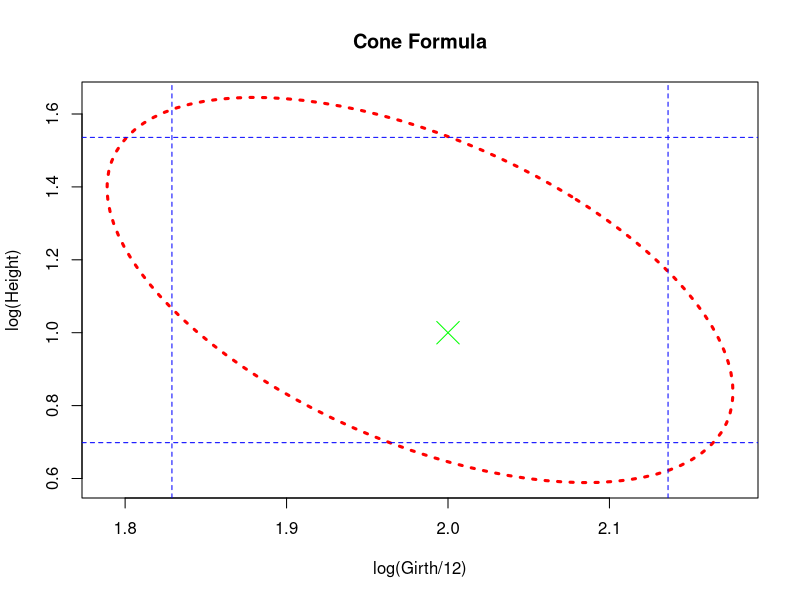
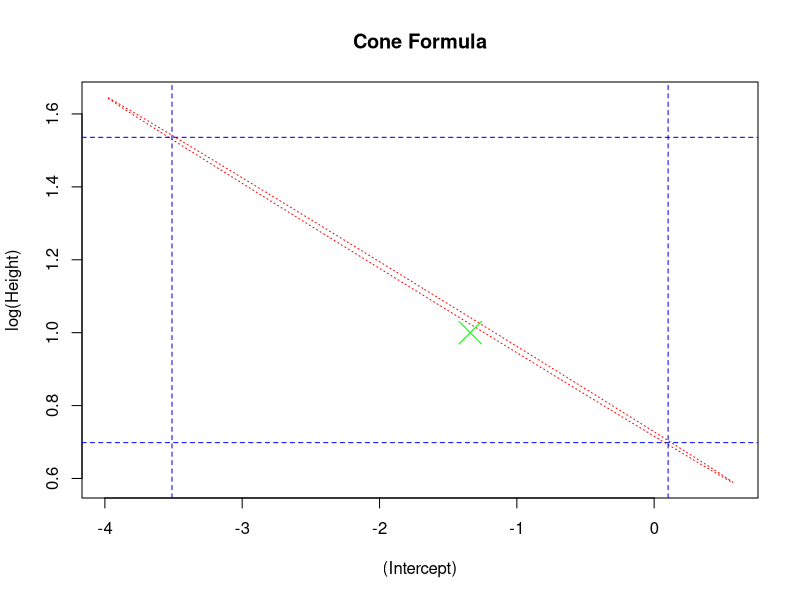
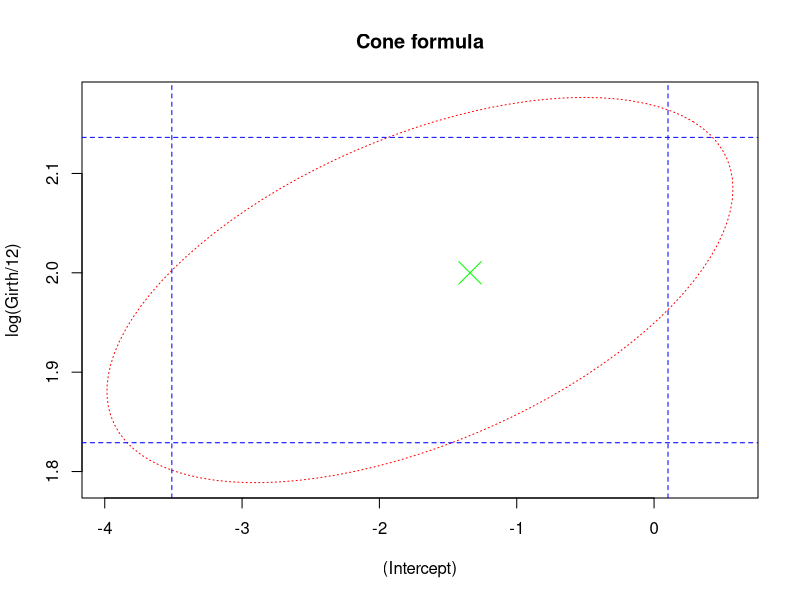

These figures' R source, in order:

data(trees)
attach(trees)
spot <- lm(log(Volume) ~ log(Girth/12) + log(Height), data = trees)
dot <- confint(spot)

par(mfrow = c(2,2))

library(ellipse)

pdf("treesGH.pdf", width = 6, height = 6)
plot(ellipse(spot, which = c("log(Girth/12)", "log(Height)")), type = "l", lty = 3, col = "red", main = "Cone Formula", lwd = 3)
abline(v = dot[2,], lty = 2, col = "blue")
 abline(h = dot[3,], lty = 2, col = "blue")
points(2,1, pch = 4, col = "green", cex = 3)
dev.off()

pdf("treesIH.pdf", width = 6, height = 6)
plot(ellipse(spot, which = c("(Intercept)", "log(Height)")), type = "l", lty = 3, col = "red", main = "Cone Formula")
abline(v = dot[1,], lty = 2, col = "blue")
 abline(h = dot[3,], lty = 2, col = "blue")
points(log(pi/12), 1, pch = 4, col = "green", cex = 3)
dev.off()

pdf("treesIG.pdf", width = 6, height = 6)
plot(ellipse(spot, which = c("(Intercept)", "log(Girth/12)")), type = "l", lty = 3, col = "red", main = "Cone formula")
abline(v = dot[1,], lty = 2, col = "blue")
 abline(h = dot[2,], lty = 2, col = "blue")
points(log(pi/12), 2, pch = 4, col = "green", cex = 3)
dev.off()
